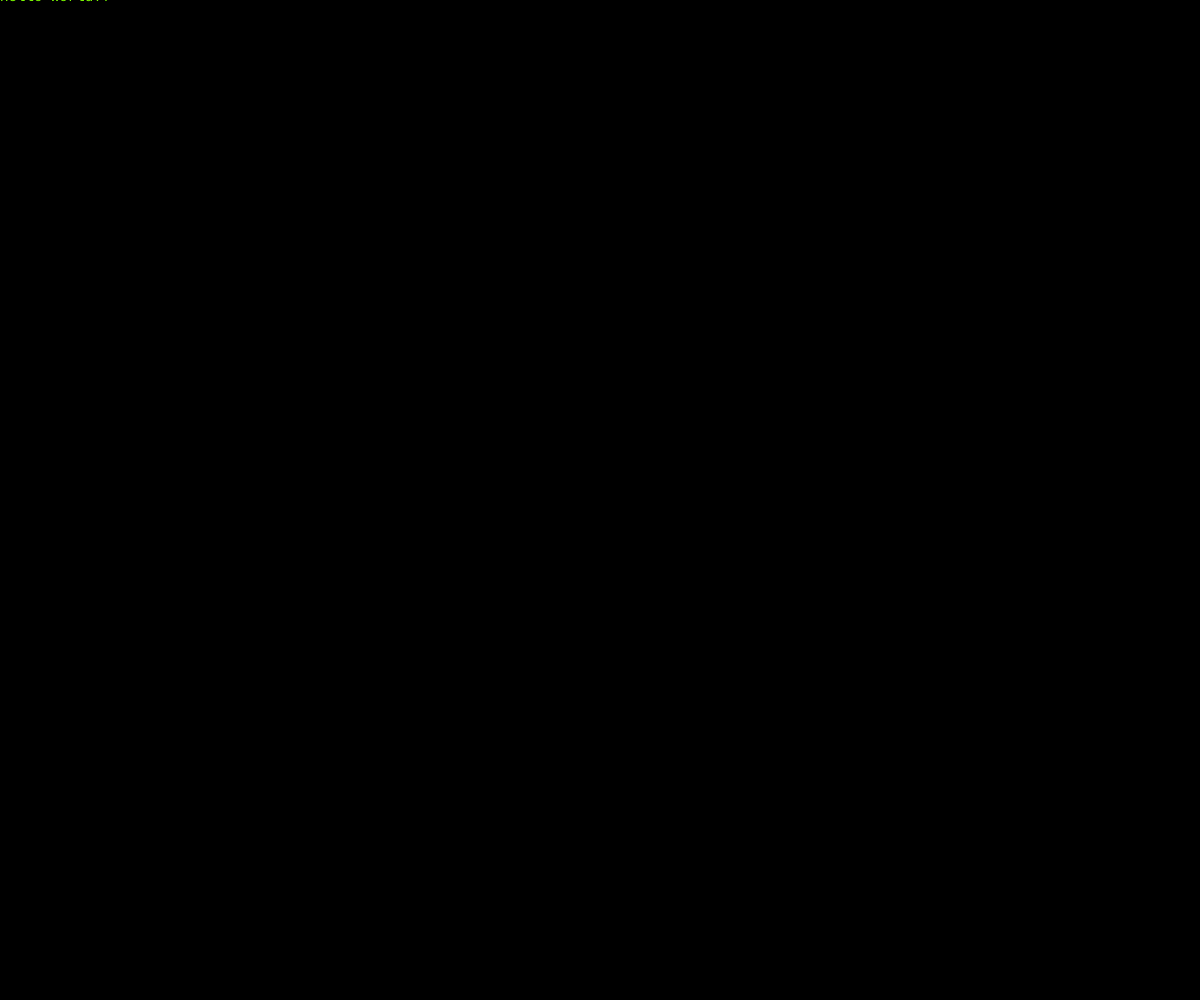
Frame 1 (no input)
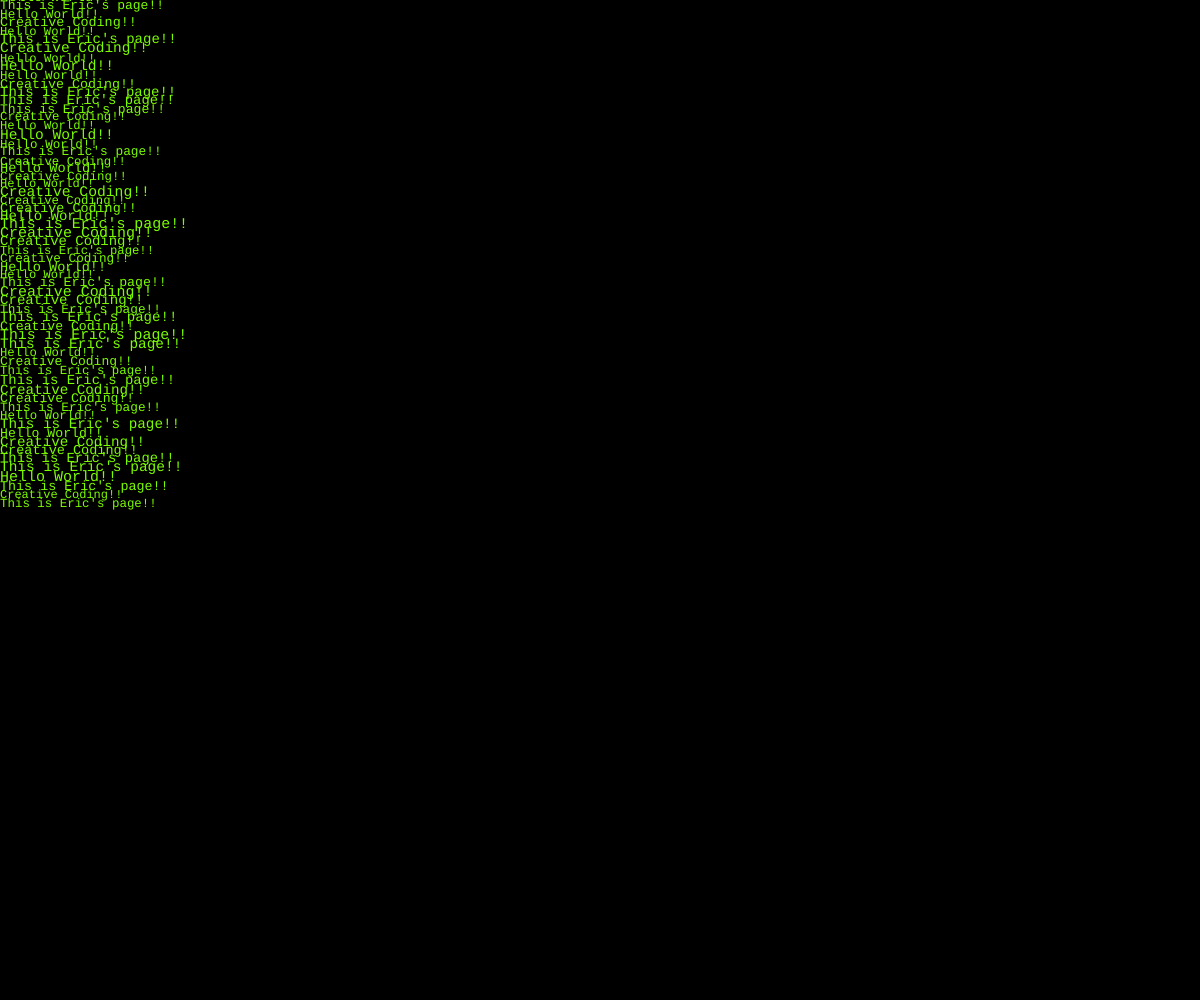
Frame 60 (no input)
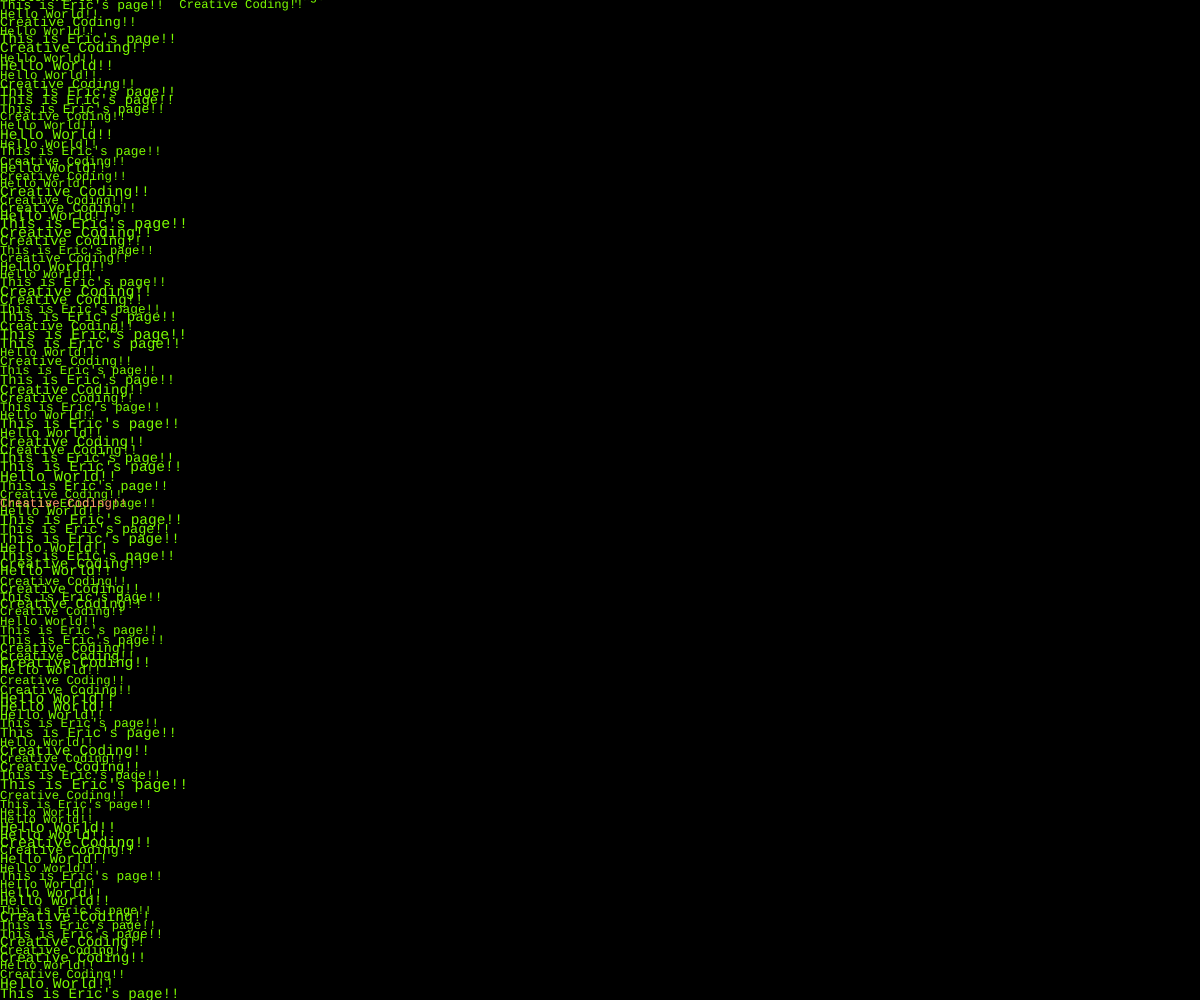
Frame 120 (the mouse pressed at the canvas centre since frame 60)

The p5.js sketch that drew these frames (run headless with seeded random() and noise() and a simulated clock; from frame 60 on, the mouse is pressed at the canvas centre):

// p5.js sketch
// ── sketch.js
let texts = [];
var x = 0;
var y = 0;
var speed = 1;
let rt;
let h1;
let clr;

function setup() {
    createCanvas(windowWidth, windowHeight);
    background(0);

    textFont("Courier New", 25);
    h1 = select('#header');

    clr = color(124, 252, 0)
}

function draw() {
    //textAlign(CENTER);
    fill(clr);
    textSize(random(12, 15));
    
    texts.push("Creative Coding!!");
    texts.push("This is Eric's page!!")
    texts.push("Hello World!!");

    y += speed;
    if(y < height) {
        speed = random(7, 10);
    }

    if(y > height) {
        y = 0;
        x += random(150, 180);
    }
    
    if(x > width) {
        background(0);
        x = 0;
    }

    rt = random(texts);
    text(rt, x, y);
}

function windowResized() {
    resizeCanvas(windowWidth, windowHeight);
    background(0);
}

function mousePressed() {
    let r = random(180, 255);
    let g = random(120, 200);
    let b = random(100, 150);

    fill(r, g, b);
    rt = random(texts);
    text(rt, x, y);
}


// ── style.css
canvas {
    position: fixed;
    left: 0;
    top: 0;
    z-index: -1;
}

h1 {
    color: red;
    font-size: 100px;
    text-align: center;
    text-shadow: 3px 3px blueviolet;
    font-weight: 1000;
    font-style: oblique;
}

p {
    text-align: center;
    color: lawngreen;
}

.face {
    width: 70%;
    background-color: wheat;
    padding: 2rem;
    max-width: 150px;
    font-size: 20px;
    text-align: center;
    margin-left: auto;
    margin-right: auto;
}

.rw {
    width: 30%;
    background-color: burlywood;
    padding: 2rem;
    max-width: 150px;
    font-size: 20px;
    text-align: center;
    margin-left: auto;
    margin-right: auto;
}

.ps {
    width: 30%;
    background-color: teal;
    padding: 2rem;
    max-width: 150px;
    font-size: 20px;
    text-align: center;
    margin-left: auto;
    margin-right: auto;
}

.m {
    width: 30%;
    background-color:brown;
    padding: 2rem;
    max-width: 150px;
    font-size: 20px;
    text-align: center;
    margin-left: auto;
    margin-right: auto;
}

.c {
    width: 30%;
    background-color:rebeccapurple;
    padding: 2rem;
    max-width: 150px;
    font-size: 20px;
    text-align: center;
    margin-left: auto;
    margin-right: auto;
}
